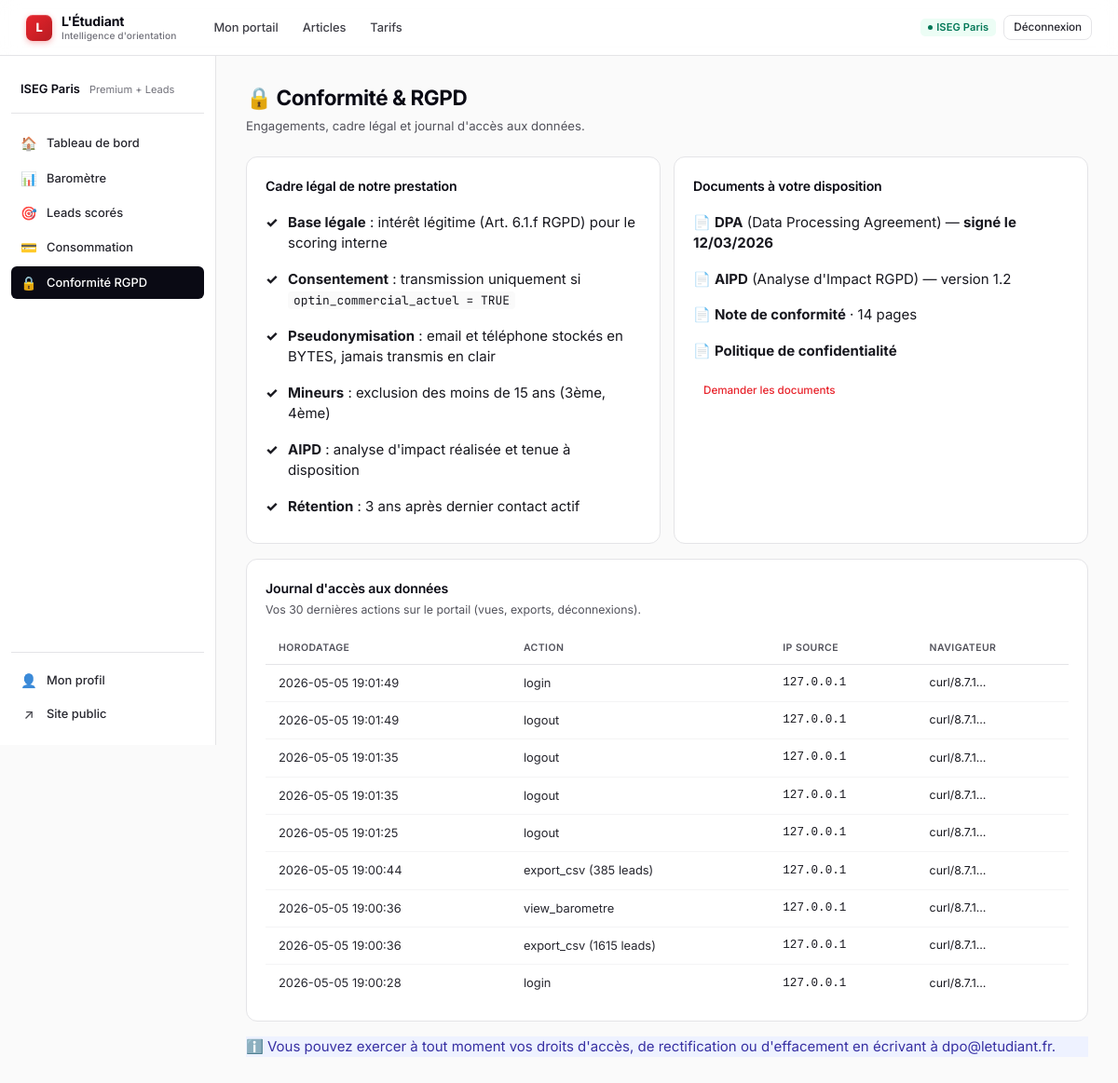
The app's page /portal/compliance (signed in) with its own data.
### tables this page shows
CREATE TABLE users (
            id            INTEGER PRIMARY KEY AUTOINCREMENT,
            email         TEXT UNIQUE NOT NULL,
            password_hash TEXT NOT NULL,
            school_name   TEXT,
            role          TEXT NOT NULL DEFAULT 'client',
            plan          TEXT NOT NULL DEFAULT 'starter',
            quota_leads   INTEGER NOT NULL DEFAULT 500,
            status        TEXT NOT NULL DEFAULT 'pending',
            created_at    TEXT NOT NULL
        );

CREATE TABLE access_log (
            id         INTEGER PRIMARY KEY AUTOINCREMENT,
            user_id    INTEGER,
            action     TEXT NOT NULL,
            ip         TEXT,
            user_agent TEXT,
            timestamp  TEXT NOT NULL
        );

### app.py (the view)
@app.route("/portal/compliance")
@login_required
def portal_compliance():
    logs = auth_mod.recent_access_logs(current_user.id, 30)
    return render_template("portal/compliance.html", logs=logs)

### app.py (called while the page is built)
@login_manager.user_loader
def load_user(user_id):
    return auth_mod.User.get(user_id)

@app.context_processor
def inject_globals():
    return {
        "current_year": datetime.now().year,
        "plan_features": PLAN_FEATURES,
    }

### auth.py (called while the page is built)
def get_db():
    conn = sqlite3.connect(DB_PATH)
    conn.row_factory = sqlite3.Row
    conn.execute("PRAGMA foreign_keys = ON")
    return conn

def recent_access_logs(user_id, limit=20):
    conn = get_db()
    rows = conn.execute(
        """SELECT * FROM access_log WHERE user_id = ?
           ORDER BY timestamp DESC LIMIT ?""",
        (user_id, limit),
    ).fetchall()
    conn.close()
    return [dict(r) for r in rows]

    @property
    def is_active(self) -> bool:
        return self.status == "active"

    @property
    def plan_label(self) -> str:
        return {
            "starter": "Baromètre Starter",
            "growth": "Baromètre Growth",
            "premium": "Baromètre Premium",
            "leads_only": "Leads CPL",
            "premium_leads": "Premium + Leads",
            "admin": "Administrateur",
        }.get(self.plan, self.plan)

    @classmethod
    def get(cls, user_id):
        conn = get_db()
        row = conn.execute("SELECT * FROM users WHERE id = ?", (user_id,)).fetchone()
        conn.close()
        return cls(row) if row else None

### templates/portal/compliance.html (shortened to what this page needs)
{% extends "portal/_layout.html" %}
{% block portal_content %}
<div class="page-head">
  <div>
    <h1>🔒 Conformité &amp; RGPD</h1>
    <div class="sub">Engagements, cadre légal et journal d'accès aux données.</div>
  </div>
</div>
<div class="card-grid two">
  <div class="card">
    <h3>Cadre légal de notre prestation</h3>
    <ul style="list-style: none; margin-top: 10px;">
      <li style="padding: 8px 0 8px 24px; position: relative;"><span style="position: absolute; left: 0; color: var(--success); font-weight: 800;">✓</span> <strong>Base légale</strong> : intérêt légitime (Art. 6.1.f RGPD) pour le scoring interne</li>
      <li style="padding: 8px 0 8px 24px; position: relative;"><span style="position: absolute; left: 0; color: var(--success); font-weight: 800;">✓</span> <strong>Consentement</strong> : transmission uniquement si <code style="background:var(--bg); padding:1px 6px; border-radius:4px;">optin_commercial_actuel = TRUE</code></li>
      <li style="padding: 8px 0 8px 24px; position: relative;"><span style="position: absolute; left: 0; color: var(--success); font-weight: 800;">✓</span> <strong>Pseudonymisation</strong> : email et téléphone stockés en BYTES, jamais transmis en clair</li>
      <li style="padding: 8px 0 8px 24px; position: relative;"><span style="position: absolute; left: 0; color: var(--success); font-weight: 800;">✓</span> <strong>Mineurs</strong> : exclusion des moins de 15 ans (3ème, 4ème)</li>
      <li style="padding: 8px 0 8px 24px; position: relative;"><span style="position: absolute; left: 0; color: var(--success); font-weight: 800;">✓</span> <strong>AIPD</strong> : analyse d'impact réalisée et tenue à disposition</li>
      <li style="padding: 8px 0 8px 24px; position: relative;"><span style="position: absolute; left: 0; color: var(--success); font-weight: 800;">✓</span> <strong>Rétention</strong> : 3 ans après dernier contact actif</li>
    </ul>
  </div>
  <div class="card">
    <h3>Documents à votre disposition</h3>
    <ul style="list-style: none; margin-top: 10px;">
      <li style="padding: 8px 0;">📄 <strong>DPA</strong> (Data Processing Agreement) — <span style="color: var(--success); font-weight: 700;">signé le 12/03/2026</span></li>
      <li style="padding: 8px 0;">📄 <strong>AIPD</strong> (Analyse d'Impact RGPD) — version 1.2</li>
      <li style="padding: 8px 0;">📄 <strong>Note de conformité</strong> · 14 pages</li>
      <li style="padding: 8px 0;">📄 <strong>Politique de confidentialité</strong></li>
    </ul>
    <a href="{{ url_for('contact') }}" class="btn btn-outline btn-sm" style="margin-top: 10px;">Demander les documents</a>
  </div>
</div>
<div class="card" style="margin-top: 16px;">
  <h3>Journal d'accès aux données</h3>
  <p class="card-sub">Vos 30 dernières actions sur le portail (vues, exports, déconnexions).</p>
  {% if logs %}
  <table class="simple-table">
    <thead><tr><th>Horodatage</th><th>Action</th><th>IP source</th><th>Navigateur</th></tr></thead>
    <tbody>
      {% for log in logs %}
      <tr>
        <td>{{ log.timestamp.replace('T', ' ')[:19] }}</td>
        <td>{{ log.action }}</td>
        <td style="color: var(--muted); font-family: monospace; font-size: 0.84rem;">{{ log.ip or '—' }}</td>
        <td style="color: var(--muted); font-size: 0.82rem;" title="{{ log.user_agent }}">{{ (log.user_agent or '')[:40] }}…</td>
      </tr>
      {% endfor %}
    </tbody>
  </table>
  {% else %}
  <p style="color: var(--muted); font-size: 0.9rem;">Aucune action enregistrée pour le moment.</p>
  {% endif %}
</div>
<div class="alert-info" style="margin-top: 16px;">
  ℹ️ Vous pouvez exercer à tout moment vos droits d'accès, de rectification ou d'effacement
  en écrivant à <a href="mailto:dpo@letudiant.fr" style="color: var(--accent);">dpo@letudiant.fr</a>.
</div>
{% endblock %}

### templates/portal/_layout.html (shortened to what this page needs)
{% extends "base.html" %}
{% set hide_footer = True %}
{% block head %}
  <link rel="stylesheet" href="{{ url_for('static', filename='css/dashboard.css') }}">
{% endblock %}
{% block content %}
<div class="portal">
  <aside class="sidebar">
    <div class="who">
      <div class="name">{{ current_user.school_name or current_user.email }}</div>
      <div class="plan">{{ current_user.plan_label }}</div>
    </div>
    <a href="{{ url_for('portal_home') }}"       class="{% if request.endpoint == 'portal_home' %}active{% endif %}">
      <span class="icon">🏠</span> Tableau de bord
    </a>
    <a href="{{ url_for('portal_barometre') }}"  class="{% if request.endpoint == 'portal_barometre' %}active{% endif %}">
      <span class="icon">📊</span> Baromètre
    </a>
    <a href="{{ url_for('portal_leads') }}"      class="{% if request.endpoint == 'portal_leads' %}active{% endif %}">
      <span class="icon">🎯</span> Leads scorés
    </a>
    <a href="{{ url_for('portal_billing') }}"    class="{% if request.endpoint == 'portal_billing' %}active{% endif %}">
      <span class="icon">💳</span> Consommation
    </a>
    <a href="{{ url_for('portal_compliance') }}" class="{% if request.endpoint == 'portal_compliance' %}active{% endif %}">
      <span class="icon">🔒</span> Conformité RGPD
    </a>
    <div class="sidebar-bottom">
      <a href="{{ url_for('portal_profile') }}"  class="{% if request.endpoint == 'portal_profile' %}active{% endif %}">
        <span class="icon">👤</span> Mon profil
      </a>
      <a href="{{ url_for('home') }}">
        <span class="icon">↗</span> Site public
      </a>
    </div>
  </aside>
  <main class="main">
    {% block portal_content %}{% endblock %}
  </main>
</div>
{% endblock %}

### templates/base.html (shortened to what this page needs)
<!DOCTYPE html>
<html lang="fr">
<head>
  <link rel="stylesheet" href="{{ url_for('static', filename='css/style.css') }}">
  {% block head %}{% endblock %}
</head>
<body>
<nav class="topbar">
  <div class="topbar-inner">
    <a href="{{ url_for('home') }}" class="brand">
      <span class="brand-logo">L</span>
      <span>L'Étudiant <small>Intelligence d'orientation</small></span>
    </a>
    {% if current_user.is_authenticated %}
      <div class="nav">
        <a href="{{ url_for('portal_home') }}">Mon portail</a>
        <a href="{{ url_for('articles') }}">Articles</a>
        <a href="{{ url_for('pricing') }}">Tarifs</a>
      </div>
      <div class="nav-cta">
        <span class="badge badge-active" title="{{ current_user.email }}">{{ current_user.school_name or current_user.email }}</span>
        <form action="{{ url_for('logout') }}" method="post" style="margin:0">
          <button class="btn btn-ghost btn-sm" type="submit">Déconnexion</button>
        </form>
      </div>
    {% endif %}
  </div>
</nav>
{% block content %}{% endblock %}
</body>
</html>

### static/css/style.css (style rules this page uses)
:root { --primary: #E8242C; --primary-600: #d61c24; --primary-700: #b81c22; --primary-50: #fef2f3; --primary-100: #fde2e3; --ink-900: #0a0a14; --ink-800: #18181f; --ink-700: #27272f; --ink-600: #3f3f47; --ink-500: #52525b; --ink-400: #71717a; --ink-300: #a1a1aa; --ink-200: #d4d4d8; --ink-100: #e4e4e7; --ink-50: #f4f4f5; --ink-25: #fafafa; --bg: #fafafa; --surface: #ffffff; --surface-soft: #f4f4f5; --emerald: #10b981; --emerald-50: #ecfdf5; --amber: #f59e0b; --amber-50: #fffbeb; --indigo: #6366f1; --indigo-50: #eef2ff; --rose: #f43f5e; --border: #e4e4e7; --border-soft: #f4f4f5; --shadow-xs: 0 1px 2px rgba(10,10,20,0.04); --shadow-sm: 0 1px 3px rgba(10,10,20,0.06), 0 1px 2px rgba(10,10,20,0.04); --shadow-md: 0 4px 12px rgba(10,10,20,0.08), 0 2px 4px rgba(10,10,20,0.04); --shadow-lg: 0 12px 32px rgba(10,10,20,0.10), 0 4px 8px rgba(10,10,20,0.04); --r-sm: 6px; --r-md: 8px; --r-lg: 12px; --r-xl: 16px; --max: 1240px; }
* { box-sizing: border-box; margin: 0; padding: 0; }
html { font-size: 15px; }
body { font-family: 'Inter', -apple-system, BlinkMacSystemFont, system-ui, sans-serif; font-feature-settings: 'cv11', 'ss01', 'ss03'; -webkit-font-smoothing: antialiased; background: var(--bg); color: var(--ink-800); line-height: 1.5; }
code, .mono { font-family: 'JetBrains Mono', SFMono-Regular, ui-monospace, monospace; font-size: 0.86em; }
a { color: var(--primary); text-decoration: none; transition: color 0.15s; }
.topbar { background: rgba(255,255,255,0.85); backdrop-filter: saturate(180%) blur(10px); -webkit-backdrop-filter: saturate(180%) blur(10px); border-bottom: 1px solid var(--border); position: sticky; top: 0; z-index: 50; height: 60px; }
.topbar-inner { max-width: var(--max); margin: 0 auto; padding: 0 28px; display: flex; align-items: center; gap: 28px; height: 100%; }
.brand { display: flex; align-items: center; gap: 10px; font-weight: 700; font-size: 0.94rem; color: var(--ink-900); letter-spacing: -0.01em; }
.brand-logo { width: 28px; height: 28px; background: linear-gradient(135deg, var(--primary) 0%, var(--primary-700) 100%); border-radius: 7px; display: grid; place-items: center; color: white; font-weight: 800; font-size: 0.86rem; box-shadow: 0 2px 6px rgba(232,36,44,0.32), inset 0 1px 0 rgba(255,255,255,0.2); }
.brand small { display: block; font-size: 0.68rem; color: var(--ink-400); font-weight: 500; letter-spacing: 0.01em; margin-top: -2px; }
.nav { display: flex; align-items: center; gap: 2px; flex: 1; }
.nav a { color: var(--ink-600); padding: 7px 12px; border-radius: var(--r-md); font-size: 0.86rem; font-weight: 500; letter-spacing: -0.005em; transition: all 0.12s; }
.nav-cta { display: flex; align-items: center; gap: 8px; }
.btn { display: inline-flex; align-items: center; justify-content: center; gap: 6px; padding: 8px 14px; border-radius: var(--r-md); border: 1px solid transparent; font-family: inherit; font-size: 0.86rem; font-weight: 500; letter-spacing: -0.005em; cursor: pointer; transition: all 0.12s; white-space: nowrap; line-height: 1.25; }
.btn-ghost { background: transparent; color: var(--ink-700); border-color: var(--border); }
.btn-sm { padding: 5px 10px; font-size: 0.78rem; gap: 5px; }
.badge { display: inline-flex; align-items: center; gap: 4px; padding: 2px 8px; border-radius: 5px; font-size: 0.74rem; font-weight: 600; letter-spacing: 0.01em; white-space: nowrap; line-height: 1.4; }
.badge::before { content: ""; width: 5px; height: 5px; border-radius: 50%; background: currentColor; }
.badge-active { background: var(--emerald-50); color: #047857; }

### records on screen
users: school_name "ISEG Paris"
access_log: timestamp "2026-05-05 19:01:49", action "login", ip "127.0.0.1", user_agent "curl/8.7.1"
access_log: timestamp "2026-05-05 19:01:49", action "logout", ip "127.0.0.1", user_agent "curl/8.7.1"
access_log: timestamp "2026-05-05 19:01:35", action "logout", ip "127.0.0.1", user_agent "curl/8.7.1"
access_log: timestamp "2026-05-05 19:01:35", action "logout", ip "127.0.0.1", user_agent "curl/8.7.1"
access_log: timestamp "2026-05-05 19:01:25", action "logout", ip "127.0.0.1", user_agent "curl/8.7.1"
access_log: timestamp "2026-05-05 19:00:44", action "export_csv (385 leads)", ip "127.0.0.1", user_agent "curl/8.7.1"
access_log: timestamp "2026-05-05 19:00:36", action "view_barometre", ip "127.0.0.1", user_agent "curl/8.7.1"
access_log: timestamp "2026-05-05 19:00:36", action "export_csv (1615 leads)", ip "127.0.0.1", user_agent "curl/8.7.1"
access_log: timestamp "2026-05-05 19:00:28", action "login", ip "127.0.0.1", user_agent "curl/8.7.1"

### other values on screen
{{ current_user.plan_label }} "Premium + Leads"
